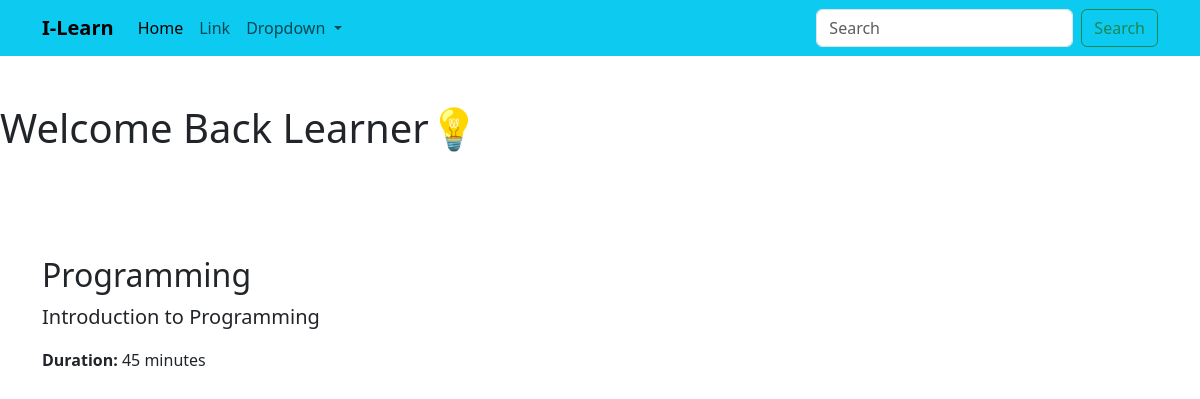
Page /firstApp/read-lessons/1 on the committed database.
### firstApp/models.py (models this page shows, shortened)
class Lesson(models.Model):
    course = models.ForeignKey(Course, on_delete=models.CASCADE, related_name='lessons')
    title= models.CharField(max_length=100)
    description= models.CharField(max_length=255)
    video_url = models.URLField(blank=True)  # YouTube/Vimeo link OR
    video_file = models.FileField(upload_to='lesson_videos/', blank=True)  # Upload video
    pdf = models.FileField(upload_to='lesson_pdfs/', blank=True)
    duration = models.CharField(max_length=50, blank=True)
    created_at= models.DateField(auto_now_add=True)
    updated_at= models.DateField(auto_now=True)

### firstApp/views.py (the view)
# urls.py: path('read-lessons/<str:pk>', views.readOneLesson, name='readOneLesson'),
def readOneLesson(request, pk):
    lesson = Lesson.objects.get(id=pk)
    context ={'item':lesson}
    return render(request, 'firstApp/item.html', context)

### firstApp/templates/firstApp/item.html (shortened to what this page needs)
{% extends 'index.html' %}
{% block content %}
<div class="container py-5">
    <h2>{{ item.title }}</h2>
    <p class="lead">{{ item.description }}</p>
    {% if item.duration %}
        <p><strong>Duration:</strong> {{ item.duration }}</p>
    {% endif %}
</div>
{% endblock %}

### rows in the picture
Lesson: title "Programming", description "Introduction to Programming", duration "45 minutes"
